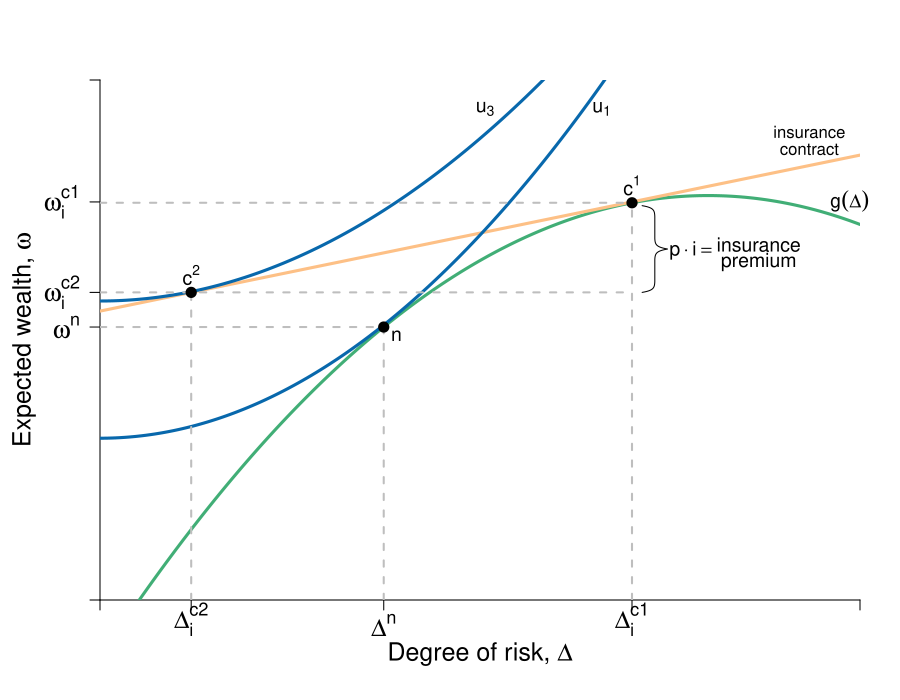

This chart was generated by the following R code:
#Graph Designer: Simon Halliday & Madeleine Wettach '20
#Authors: Bowles, Foley and Halliday
#Title: Microeconomics: Competition, Conflict and Coordination

require(shape)
library(pBrackets)
pdf(file = "risk/step_by_step_graphs_4/risk_return_insurance_step5.pdf", width = 9, height = 7)

#Set parameters for graphics
axislabelsize <- 1.5
labelsize <- 1.2
graphlinewidth <- 3
segmentlinewidth <- 2
a <- c(2, 4, 6)


COL <- c("#7fc97f", "#beaed4", "#fdc086", "#ffff99", "#386cb0", "#f0027f", "#bf5b17", "#666666")
COLA <- c("#e0f3db", "#99d8c9","#66c2a4","#41ae76", "#238b45", "#005824")
COLB <- c("#c6dbef", "#4eb3d3", "#2b8cbe", "#0868ac","#084081")
COLC <- c("#fcfbfd", "#efedf5", "#dadaeb", "#bcbddc", "#9e9ac8", "#807dba", "#6a51a3", "#54278f", "#3f007d")

par(mar =  c(5, 5, 4, 2))
xlims <- c(0, 15)
ylims <- c(0, 18)

riskreturn <- function(g, int1 = 14, int2 = 4, coeff = 1/3){
  int1 - (int2 - (coeff)*g)^2
}

uA <- function(omega, g, slope = 0.5){
  omega + omega*g  - slope*g^2
}

indiffA <- function(g, intercept = 3, slope = 0.125){
  intercept  + slope*g^2
}

insurance <- function(g, intercept = 10, slope = 0.36){
  intercept  + slope*g
}

#Plot command 
plot(0, 0, xlim = xlims, ylim = ylims, 
     type = "n",
     xlab = expression(paste("")),
     ylab = expression(paste("")), 
     axes = FALSE,
     cex.lab = axislabelsize, 
     bty = "n", 
     xaxs="i", 
     yaxs="i"
)


#Customize ticks and labels for the plot
ticksy <- c(0,  riskreturn(g = 5.6), insurance(g = 1.8), insurance(g = 10.5), ylims[2])
ylabels <- c(NA, expression(paste(omega^n)), expression(paste(omega[i]^{c2})), expression(paste(omega[i]^{c1})), NA)
ticksx <- c(0, 1.8, 5.6, 10.5, xlims[2])
xlabels <- c(NA, expression(paste(Delta[i]^{c2})), expression(paste(Delta^n)), expression(paste(Delta[i]^{c1})), NA)

axis(1, at = ticksx, pos = 0, labels = xlabels, cex.axis = axislabelsize)
axis(2, at = ticksy, pos = 0, labels = ylabels, las = 1, cex.axis = axislabelsize)
mtext(expression(paste("Degree of risk, ", Delta)), side=1, line = 2.5, cex = axislabelsize)
text(xlims[1] - 1.5, ylims[2] - 0.5*(ylims[2] - ylims[1]), expression(paste("Expected wealth, ", omega)), xpd = TRUE, cex = axislabelsize, srt = 90) 


npts <- 500 
xx1 <- seq(xlims[1], xlims[2], length.out = npts)
lines(xx1, riskreturn(xx1, int1 = 14, int2 = 4, coeff = 1/3), col = COLA[4], lwd = graphlinewidth, lty = 1)
lines(xx1, insurance(xx1), col = COL[3], lwd = graphlinewidth, lty = 1)
#lines(xx1, insurance(xx1, intercept = 7.4), col = COL[3], lwd = segmentlinewidth, lty = 2)
lines(xx1, indiffA(xx1, intercept = 5.6), col = COLB[4], lwd = graphlinewidth, lty = 1)
#lines(xx1, indiffA(xx1, intercept = 7.75, slope = 0.115), col = COLB[4], lwd = graphlinewidth, lty = 1)
lines(xx1, indiffA(xx1, intercept = 10.35, slope = 0.1), col = COLB[4], lwd = graphlinewidth, lty = 1)


####cut
#Add points a, b, c and c
segments(5.6, 0, 5.6, riskreturn(g = 5.6), lty = 2, col = "gray", lwd = segmentlinewidth)
segments(0, riskreturn(g = 5.6), 5.6, riskreturn(g = 5.6), lty = 2, col = "gray", lwd = segmentlinewidth)
points(5.6, riskreturn(g = 5.6), pch = 16, col = "black", cex = 1.5)
text(5.6 + 0.25, riskreturn(g = 5.6) - 0.3, expression(n), cex = labelsize)


segments(10.5, 0, 10.5, riskreturn(g = 10.5) , lty = 2, col = "gray", lwd = segmentlinewidth)
segments(0, riskreturn(g = 10.5) , 10.5, riskreturn(g = 10.5) , lty = 2, col = "gray", lwd = segmentlinewidth)

#points(10.5, riskreturn(g = 10.5) , pch = 16, col = "black", cex = 1.5)
#text(12 + 0.25, riskreturn(g = 12) - 0.3, expression(d), cex = labelsize)

segments(0, insurance(g = 1.8), 10.5, insurance(g = 1.8), lty = 2, col = "gray", lwd = segmentlinewidth)
segments(1.8, 0, 1.8, insurance(g = 1.8), lty = 2, col = "gray", lwd = segmentlinewidth)
points(1.8, insurance(g = 1.8) , pch = 16, col = "black", cex = 1.5)
text(1.8, insurance(g = 1.8) + 0.6, expression(paste(c^2)), cex = labelsize)



points(10.5, riskreturn(g = 10.5) , pch = 16, col = "black", cex = 1.5)
text(10.5, riskreturn(g = 10.5) + 0.6, expression(paste(c^1)), cex = labelsize)

brackets(x1 = 10.7, y1 = riskreturn(10.5)  - 0.1, 
         x2 = 10.7, y2 = insurance(1.8),  
         ticks = 0.5, curvature = 0.5, type = 1, h = 0.5,
         col = "black", lwd = 1, lty = 1, xpd = TRUE)
text(11.7, 12.1, expression(paste(p%.%i == phantom())), xpd = TRUE, cex = labelsize)
text(13, 12.3, expression(paste("insurance")), xpd = TRUE, cex = labelsize)
text(13, 11.7, expression(paste("premium")), xpd = TRUE, cex = labelsize)

#Arrows(5.8, 3, 10.2, 3, 
#       col = "black", lty = 2, lwd = 2, arr.type = "triangle", 
#       arr.lwd = 0.5, code = 2)
#text(8.05, 4, expression(paste("Increased risk-taking")), xpd = TRUE)
#text(8.05, 3.5, expression(paste("due to insurance")), xpd = TRUE)


#Arrows(10.4, 2, 2, 2, 
#       col = "black", lty = 1, lwd = 2, arr.type = "triangle", 
#       arr.lwd = 0.5, code = 2)
#text(3.75, 1.55, expression(paste("Decreased")), xpd = TRUE)
#text(3.75, 1, expression(paste("risk exposure")), xpd = TRUE)
#text(3.75, 0.5, expression(paste("due to insurance, i")), xpd = TRUE)


text(14, 16.2, expression(paste("insurance")), xpd = TRUE)
text(14, 15.6, expression(paste("contract")), xpd = TRUE)


#Label risk return schedule
text(14.8, 13.8, expression(paste(g(Delta))), cex = labelsize, xpd = TRUE)

#Label value functions
text(9.9, 17, expression(u[1]), cex = labelsize)
text(7.6, 17, expression(u[3]), cex = labelsize)


#Frame for comment
#segments(1.4, 17.7, 4.6, 17.7, lty = 1, col = "black", lwd = segmentlinewidth)
#segments(1.4, 17.7, 1.4, 14.5, lty = 1, col = "black", lwd = segmentlinewidth)
#segments(4.6, 14.5, 4.6, 17.7, lty = 1, col = "black", lwd = segmentlinewidth)
#segments(1.4, 14.5, 4.6, 14.5, lty = 1, col = "black", lwd = segmentlinewidth)


#text(3, 17.3, expression(paste("Insurance increases")), xpd = TRUE)
#text(3, 16.7, expression(paste("risk-taking,")), xpd = TRUE)
#text(3, 16.1, expression(paste("reduces risk")), xpd = TRUE)
#text(3, 15.5, expression(paste("exposure and ")), xpd = TRUE)
#text(3, 14.9, expression(paste("maximizes utility ")), xpd = TRUE)


dev.off()
